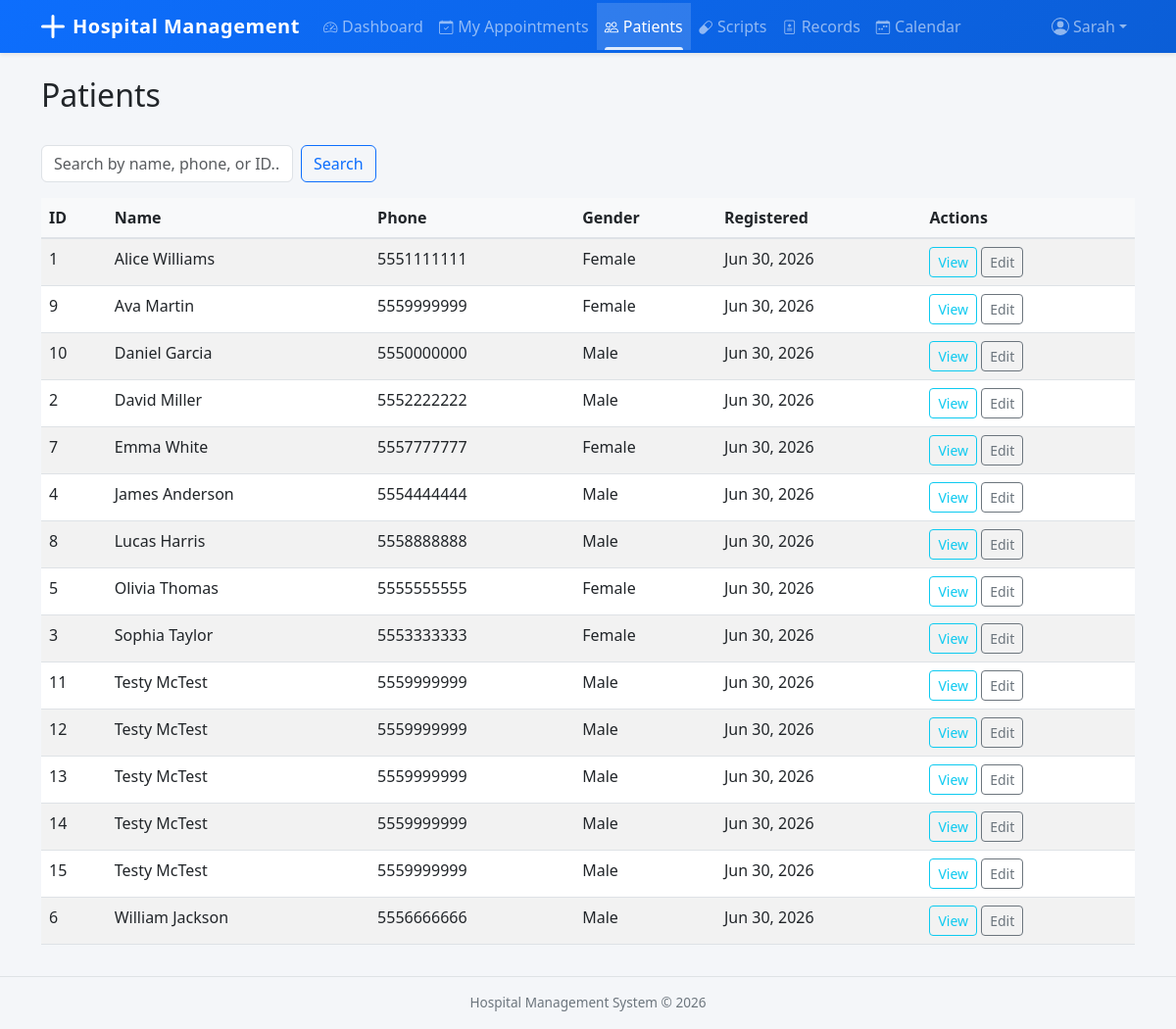
The app's page /patients/ (signed in) with its own data.
### accounts/models.py (models this page shows, shortened)
class User(AbstractUser):
    class Role(models.TextChoices):
        ADMIN = 'Admin', 'Admin'
        DOCTOR = 'Doctor', 'Doctor'
        RECEPTIONIST = 'Receptionist', 'Receptionist'
    role = models.CharField(max_length=20, choices=Role.choices, default=Role.RECEPTIONIST)
    phone_number = models.CharField(max_length=15, blank=True)

### patients/models.py (models this page shows, shortened)
class Patient(models.Model):
    class Gender(models.TextChoices):
        MALE = 'Male', 'Male'
        FEMALE = 'Female', 'Female'
        OTHER = 'Other', 'Other'
    class BloodGroup(models.TextChoices):
        A_POS = 'A+', 'A+'
        A_NEG = 'A-', 'A-'
        B_POS = 'B+', 'B+'
        B_NEG = 'B-', 'B-'
        AB_POS = 'AB+', 'AB+'
        AB_NEG = 'AB-', 'AB-'
        O_POS = 'O+', 'O+'
        O_NEG = 'O-', 'O-'
    first_name = models.CharField(max_length=50)
    last_name = models.CharField(max_length=50)
    date_of_birth = models.DateField()
    gender = models.CharField(max_length=10, choices=Gender.choices)
    blood_group = models.CharField(max_length=5, choices=BloodGroup.choices, blank=True)
    phone_number = models.CharField(max_length=15)
    email = models.EmailField(blank=True)
    address = models.TextField(blank=True)
    emergency_contact_name = models.CharField(max_length=100, blank=True)
    emergency_contact_phone = models.CharField(max_length=15, blank=True)
    registered_date = models.DateTimeField(auto_now_add=True)
    class Meta:
        ordering = ['first_name', 'last_name']

### patients/views.py (the view, shortened to what this page needs)
# urls.py: path('', views.PatientListView.as_view(), name='patient_list'),
class PatientListView(LoginRequiredMixin, ListView):
    model = Patient
    template_name = 'patients/patient_list.html'
    context_object_name = 'patients'
    paginate_by = 20
    def get_queryset(self):
        qs = super().get_queryset()
        search = self.request.GET.get('search')
        return qs

### templates/patients/patient_list.html (shortened to what this page needs)
{% extends 'base.html' %}
{% block content %}
<div class="d-flex justify-content-between align-items-center">
    <h2>Patients</h2>
</div>
<form method="get" class="row g-2 mt-3 mb-3">
    <div class="col-auto"><input type="text" name="search" class="form-control" placeholder="Search by name, phone, or ID..." value="{{ request.GET.search }}"></div>
    <div class="col-auto"><button type="submit" class="btn btn-outline-primary">Search</button></div>
</form>
<table class="table table-striped">
    <thead><tr><th>ID</th><th>Name</th><th>Phone</th><th>Gender</th><th>Registered</th><th>Actions</th></tr></thead>
    <tbody>
    {% for patient in patients %}
    <tr>
        <td>{{ patient.id }}</td>
        <td>{{ patient.first_name }} {{ patient.last_name }}</td>
        <td>{{ patient.phone_number }}</td>
        <td>{{ patient.gender }}</td>
        <td>{{ patient.registered_date|date:"M d, Y" }}</td>
        <td>
            <a href="{% url 'patient_detail' patient.pk %}" class="btn btn-sm btn-outline-info">View</a>
            <a href="{% url 'patient_update' patient.pk %}" class="btn btn-sm btn-outline-secondary">Edit</a>
        </td>
    </tr>
    {% empty %}
    <tr><td colspan="6" class="text-muted">No patients found.</td></tr>
    {% endfor %}
    </tbody>
</table>
{% endblock %}

### templates/base.html (shortened to what this page needs)
<!DOCTYPE html>
<html lang="en">
<head>
    <link href="https://cdn.jsdelivr.net/npm/bootstrap@5.3.0/dist/css/bootstrap.min.css" rel="stylesheet">
    <link rel="stylesheet" href="https://cdn.jsdelivr.net/npm/bootstrap-icons@1.11.3/font/bootstrap-icons.min.css">
</head>
<body>
    <nav class="navbar navbar-expand-lg navbar-dark bg-primary shadow-sm">
        <div class="container">
            <a class="navbar-brand d-flex align-items-center" href="{% url 'dashboard_redirect' %}">
                <svg xmlns="http://www.w3.org/2000/svg" width="24" height="24" fill="currentColor" class="me-2" viewBox="0 0 16 16">
                    <path d="M8 0a1 1 0 0 1 1 1v6h6a1 1 0 1 1 0 2H9v6a1 1 0 1 1-2 0V9H1a1 1 0 0 1 0-2h6V1a1 1 0 0 1 1-1z"/>
                </svg>
                <span class="d-none d-sm-inline">Hospital Management</span><span class="d-sm-none">HMS</span>
            </a>
            <div class="collapse navbar-collapse" id="navbarNav">
                {% if user.is_authenticated %}
                <ul class="navbar-nav me-auto">
                    {% if user.role == 'Admin' %}
                    <li class="nav-item"><a class="nav-link{% if request.resolver_match.url_name == 'admin_dashboard' %} active{% endif %}" href="{% url 'admin_dashboard' %}"><i class="bi bi-speedometer2 nav-icon"></i>Dashboard</a></li>
                    <li class="nav-item"><a class="nav-link{% if request.resolver_match.url_name == 'department_list' %} active{% endif %}" href="{% url 'department_list' %}"><i class="bi bi-building nav-icon"></i>Departments</a></li>
                    <li class="nav-item"><a class="nav-link{% if 'doctor' in request.resolver_match.url_name %} active{% endif %}" href="{% url 'doctor_list' %}"><i class="bi bi-person-badge nav-icon"></i>Doctors</a></li>
                    <li class="nav-item"><a class="nav-link{% if 'patient' in request.resolver_match.url_name %} active{% endif %}" href="{% url 'patient_list' %}"><i class="bi bi-people nav-icon"></i>Patients</a></li>
                    <li class="nav-item"><a class="nav-link{% if 'appointment' in request.resolver_match.url_name %} active{% endif %}" href="{% url 'appointment_list' %}"><i class="bi bi-calendar-check nav-icon"></i>Appointments</a></li>
                    <li class="nav-item"><a class="nav-link{% if 'prescription' in request.resolver_match.url_name %} active{% endif %}" href="{% url 'prescription_list' %}"><i class="bi bi-capsule nav-icon"></i>Prescriptions</a></li>
                    <li class="nav-item"><a class="nav-link{% if 'record' in request.resolver_match.url_name %} active{% endif %}" href="{% url 'medical_record_list' %}"><i class="bi bi-file-medical nav-icon"></i>Records</a></li>
                    <li class="nav-item"><a class="nav-link{% if 'report' in request.resolver_match.url_name %} active{% endif %}" href="{% url 'patient_report' %}"><i class="bi bi-graph-up nav-icon"></i>Reports</a></li>
                    <li class="nav-item"><a class="nav-link{% if 'calendar' in request.resolver_match.url_name %} active{% endif %}" href="{% url 'doctor_calendar' %}"><i class="bi bi-calendar-week nav-icon"></i>Calendar</a></li>
                    {% elif user.role == 'Doctor' %}
                    <li class="nav-item"><a class="nav-link{% if request.resolver_match.url_name == 'doctor_dashboard' %} active{% endif %}" href="{% url 'doctor_dashboard' %}"><i class="bi bi-speedometer2 nav-icon"></i>Dashboard</a></li>
                    <li class="nav-item"><a class="nav-link" href="{% url 'doctor_appointments' %}"><i class="bi bi-calendar-check nav-icon"></i>My Appointments</a></li>
                    <li class="nav-item"><a class="nav-link{% if 'patient' in request.resolver_match.url_name %} active{% endif %}" href="{% url 'patient_list' %}"><i class="bi bi-people nav-icon"></i>Patients</a></li>
                    <li class="nav-item"><a class="nav-link{% if request.resolver_match.url_name == 'doctor_prescriptions' %} active{% endif %}" href="{% url 'doctor_prescriptions' %}"><i class="bi bi-capsule nav-icon"></i>Scripts</a></li>
                    <li class="nav-item"><a class="nav-link" href="{% url 'doctor_medical_records' %}"><i class="bi bi-file-medical nav-icon"></i>Records</a></li>
                    <li class="nav-item"><a class="nav-link{% if 'calendar' in request.resolver_match.url_name %} active{% endif %}" href="{% url 'doctor_calendar' %}"><i class="bi bi-calendar-week nav-icon"></i>Calendar</a></li>
                    {% endif %}
                </ul>
                <ul class="navbar-nav">
                    <li class="nav-item dropdown">
                        <a class="nav-link dropdown-toggle d-flex align-items-center" href="#" role="button" data-bs-toggle="dropdown">
                            <span class="d-none d-md-inline">{{ user.get_short_name|default:user.username }}</span>
                        </a>
                    </li>
                </ul>
                {% endif %}
            </div>
        </div>
    </nav>
    <div class="container mt-4">
        {% block content %}{% endblock %}
    </div>
    <footer class="footer text-center">
        <div class="container">
            Hospital Management System &copy; {% now "Y" %}
        </div>
    </footer>
</body>
</html>

### templates/base.html (style rules this page uses)
body { background-color: #f4f6f9; }
.navbar { padding-top: 0; padding-bottom: 0; background: linear-gradient(135deg, #0d6efd 0%, #0b5ed7 100%); }
.navbar-brand { font-weight: 700; letter-spacing: 0.5px; padding-top: 0.75rem; padding-bottom: 0.75rem; }
.navbar .nav-link { padding-top: 0.75rem; padding-bottom: 0.75rem; position: relative; transition: background-color 0.15s; }
.navbar .nav-link.active { background-color: rgba(255,255,255,0.15); }
.navbar .nav-link.active::after { content: ''; position: absolute; bottom: 0; left: 0.5rem; right: 0.5rem; height: 3px; background: rgba(255,255,255,0.85); border-radius: 3px 3px 0 0; }
.table th { background-color: #f8f9fa; border-bottom-width: 2px; }
.footer { font-size: 0.85rem; color: #6c757d; border-top: 1px solid #dee2e6; padding: 1rem 0; margin-top: 2rem; }
.nav-icon { margin-right: 0.3rem; font-size: 0.9rem; }

### records on screen
User: get_short_name "Sarah"
Patient: id "1", first_name "Alice", last_name "Williams", phone_number "5551111111", gender "Female", registered_date "Jun 30, 2026"
Patient: id "9", first_name "Ava", last_name "Martin", phone_number "5559999999", gender "Female", registered_date "Jun 30, 2026"
Patient: id "10", first_name "Daniel", last_name "Garcia", phone_number "5550000000", gender "Male", registered_date "Jun 30, 2026"
Patient: id "2", first_name "David", last_name "Miller", phone_number "5552222222", gender "Male", registered_date "Jun 30, 2026"
Patient: id "7", first_name "Emma", last_name "White", phone_number "5557777777", gender "Female", registered_date "Jun 30, 2026"
Patient: id "4", first_name "James", last_name "Anderson", phone_number "5554444444", gender "Male", registered_date "Jun 30, 2026"
Patient: id "8", first_name "Lucas", last_name "Harris", phone_number "5558888888", gender "Male", registered_date "Jun 30, 2026"
Patient: id "5", first_name "Olivia", last_name "Thomas", phone_number "5555555555", gender "Female", registered_date "Jun 30, 2026"
Patient: id "3", first_name "Sophia", last_name "Taylor", phone_number "5553333333", gender "Female", registered_date "Jun 30, 2026"
Patient: id "11", first_name "Testy", last_name "McTest", phone_number "5559999999", gender "Male", registered_date "Jun 30, 2026"
Patient: id "12", first_name "Testy", last_name "McTest", phone_number "5559999999", gender "Male", registered_date "Jun 30, 2026"
Patient: id "13", first_name "Testy", last_name "McTest", phone_number "5559999999", gender "Male", registered_date "Jun 30, 2026"
Patient: id "14", first_name "Testy", last_name "McTest", phone_number "5559999999", gender "Male", registered_date "Jun 30, 2026"
Patient: id "15", first_name "Testy", last_name "McTest", phone_number "5559999999", gender "Male", registered_date "Jun 30, 2026"
Patient: id "6", first_name "William", last_name "Jackson", phone_number "5556666666", gender "Male", registered_date "Jun 30, 2026"
